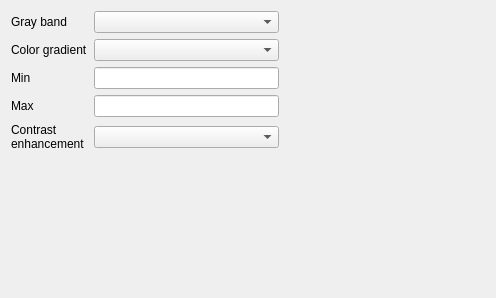
<?xml version="1.0" encoding="UTF-8"?>
<ui version="4.0">
 <class>QgsSingleBandGrayRendererWidgetBase</class>
 <widget class="QWidget" name="QgsSingleBandGrayRendererWidgetBase">
  <property name="geometry">
   <rect>
    <x>0</x>
    <y>0</y>
    <width>496</width>
    <height>298</height>
   </rect>
  </property>
  <property name="windowTitle">
   <string>Form</string>
  </property>
  <layout class="QHBoxLayout" name="horizontalLayout">
   <item>
    <layout class="QGridLayout" name="gridLayout">
     <item row="4" column="0">
      <widget class="QLabel" name="mContrastEnhancementLabel">
       <property name="text">
        <string>Contrast
enhancement</string>
       </property>
      </widget>
     </item>
     <item row="2" column="1">
      <widget class="QLineEdit" name="mMinLineEdit"/>
     </item>
     <item row="4" column="1">
      <widget class="QComboBox" name="mContrastEnhancementComboBox"/>
     </item>
     <item row="0" column="0">
      <widget class="QLabel" name="mGrayBandLabel">
       <property name="text">
        <string>Gray band</string>
       </property>
      </widget>
     </item>
     <item row="2" column="0">
      <widget class="QLabel" name="mMinLabel">
       <property name="text">
        <string>Min</string>
       </property>
      </widget>
     </item>
     <item row="0" column="1">
      <widget class="QComboBox" name="mGrayBandComboBox"/>
     </item>
     <item row="3" column="0">
      <widget class="QLabel" name="mMaxLabel">
       <property name="text">
        <string>Max</string>
       </property>
      </widget>
     </item>
     <item row="3" column="1">
      <widget class="QLineEdit" name="mMaxLineEdit"/>
     </item>
     <item row="1" column="0">
      <widget class="QLabel" name="label">
       <property name="text">
        <string>Color gradient</string>
       </property>
      </widget>
     </item>
     <item row="1" column="1">
      <widget class="QComboBox" name="mGradientComboBox"/>
     </item>
     <item row="5" column="0">
      <spacer name="verticalSpacer">
       <property name="orientation">
        <enum>Qt::Vertical</enum>
       </property>
       <property name="sizeHint" stdset="0">
        <size>
         <width>20</width>
         <height>140</height>
        </size>
       </property>
      </spacer>
     </item>
    </layout>
   </item>
   <item>
    <widget class="QWidget" name="mMinMaxContainerWidget" native="true">
     <property name="sizePolicy">
      <sizepolicy hsizetype="Preferred" vsizetype="MinimumExpanding">
       <horstretch>0</horstretch>
       <verstretch>0</verstretch>
      </sizepolicy>
     </property>
     <property name="minimumSize">
      <size>
       <width>200</width>
       <height>0</height>
      </size>
     </property>
    </widget>
   </item>
  </layout>
 </widget>
 <tabstops>
  <tabstop>mGrayBandComboBox</tabstop>
  <tabstop>mGradientComboBox</tabstop>
  <tabstop>mMinLineEdit</tabstop>
  <tabstop>mMaxLineEdit</tabstop>
  <tabstop>mContrastEnhancementComboBox</tabstop>
 </tabstops>
 <resources/>
 <connections/>
</ui>
